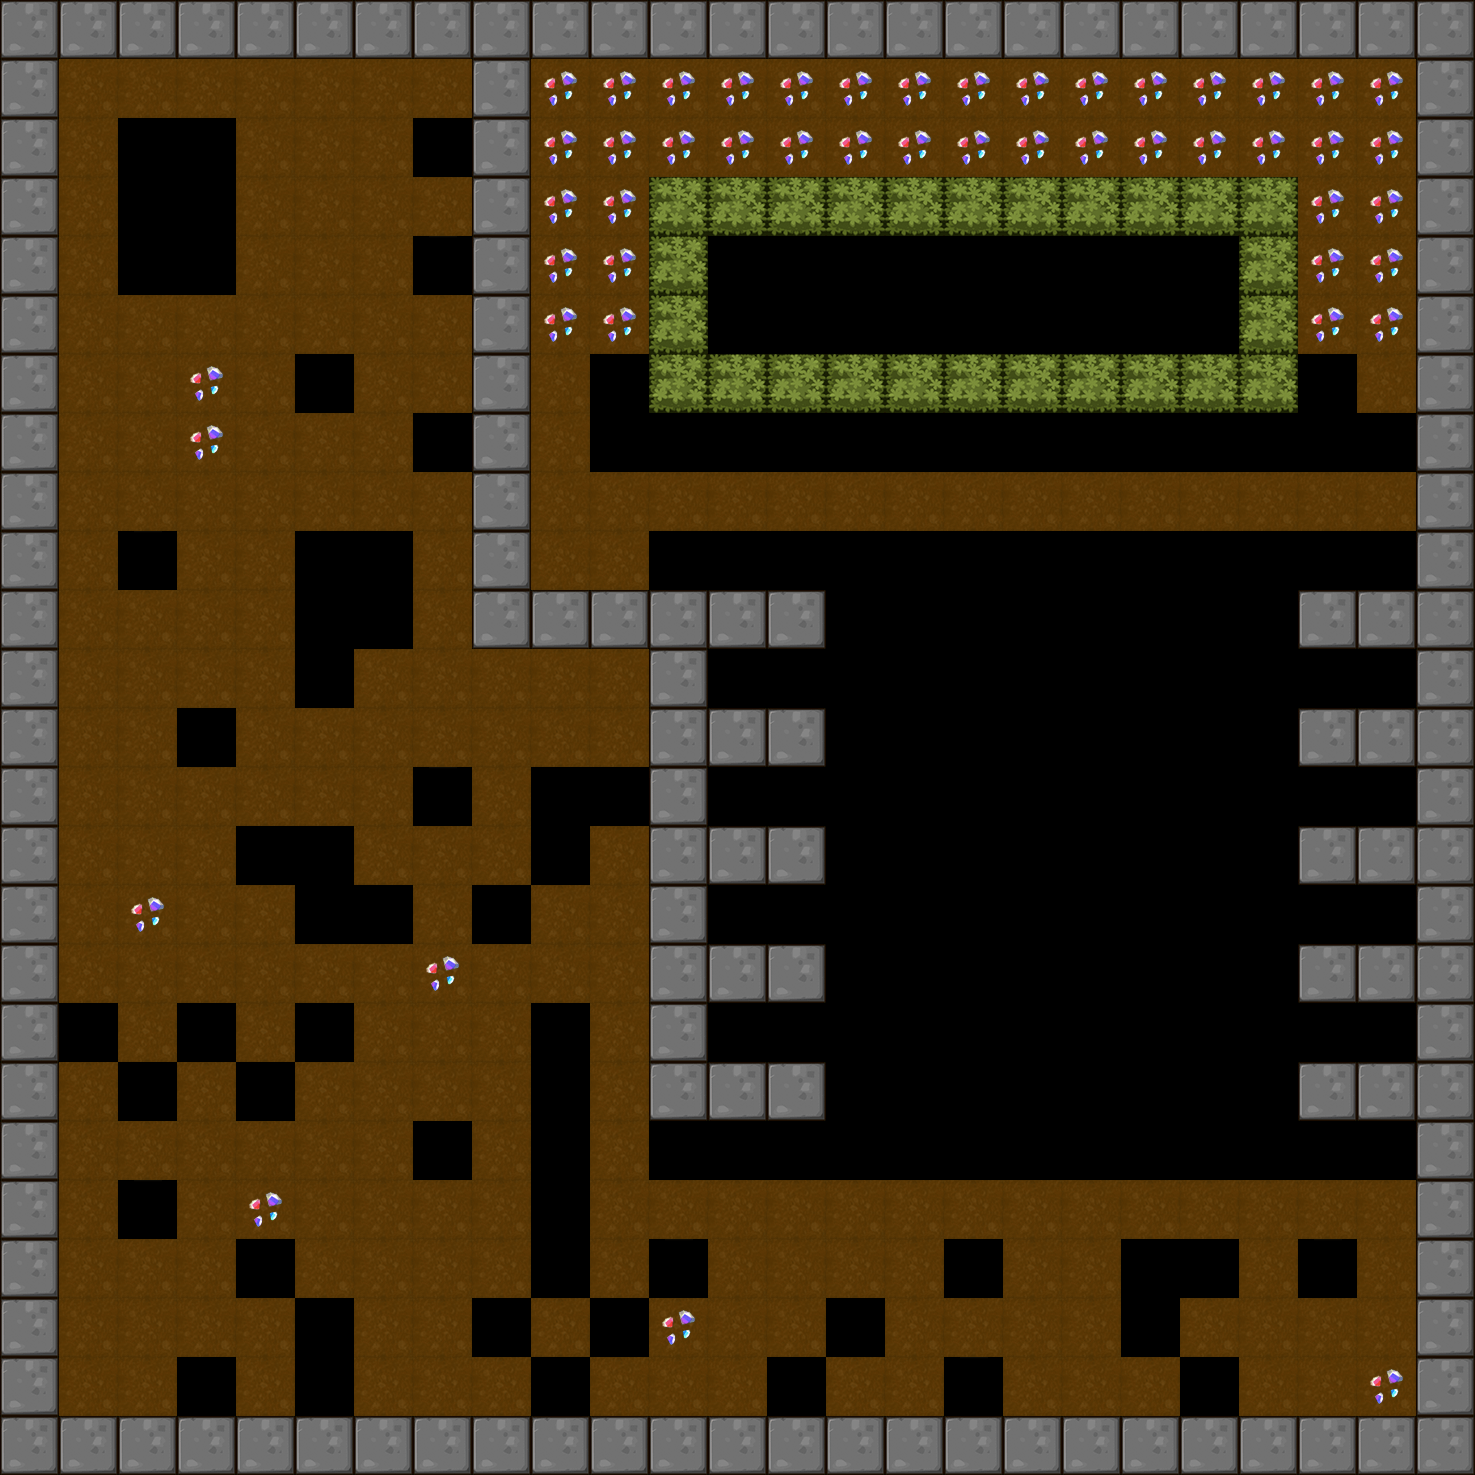

Rendered tile map (Tiled .tmx) drawn with the repository's tilesets; below, a short description and the map source with its tile grids summarised:
An orthogonal 25x25 tile map with 59x59 px tiles, 1 tile layer (BackGround) and 8 objects (4x Hammer, 2x Shipper, Player, Roller).

<map version="1.0" orientation="orthogonal" renderorder="right-down" width="25" height="25" tilewidth="59" tileheight="59">
 <tileset firstgid="1" name="itemmap" tilewidth="59" tileheight="59">
  <image source="tileset2.png" trans="ff00ff" width="354" height="354" />
 </tileset>
 <layer name="BackGround" width="25" height="25">
  <data>[625 cells, 491 non-empty, 14 distinct tile ids]</data>
 </layer>
 <objectgroup name="RobotCharacter">
  <object name="Player" x="427.75" y="118" width="40" height="40" />
 </objectgroup>
 <objectgroup name="EnemyCharacter">
  <object name="Shipper" type="Shipper" x="944" y="236" width="40" height="40" />
  <object name="Hammer" type="Hammer" x="1298" y="899.75" width="40" height="40" />
  <object name="Hammer" type="Hammer" x="767" y="1017.75" width="40" height="40" />
  <object name="Hammer" type="Hammer" x="1312.75" y="649" width="40" height="40" />
  <object name="Roller" type="Roller" x="542.79" y="1022.84" width="40" height="40" />
  <object name="Hammer" type="Hammer" x="774.936" y="770.785" width="40" height="40" />
  <object name="Shipper" type="Shipper" x="965.886" y="417.941" width="40" height="40" />
 </objectgroup>
</map>
